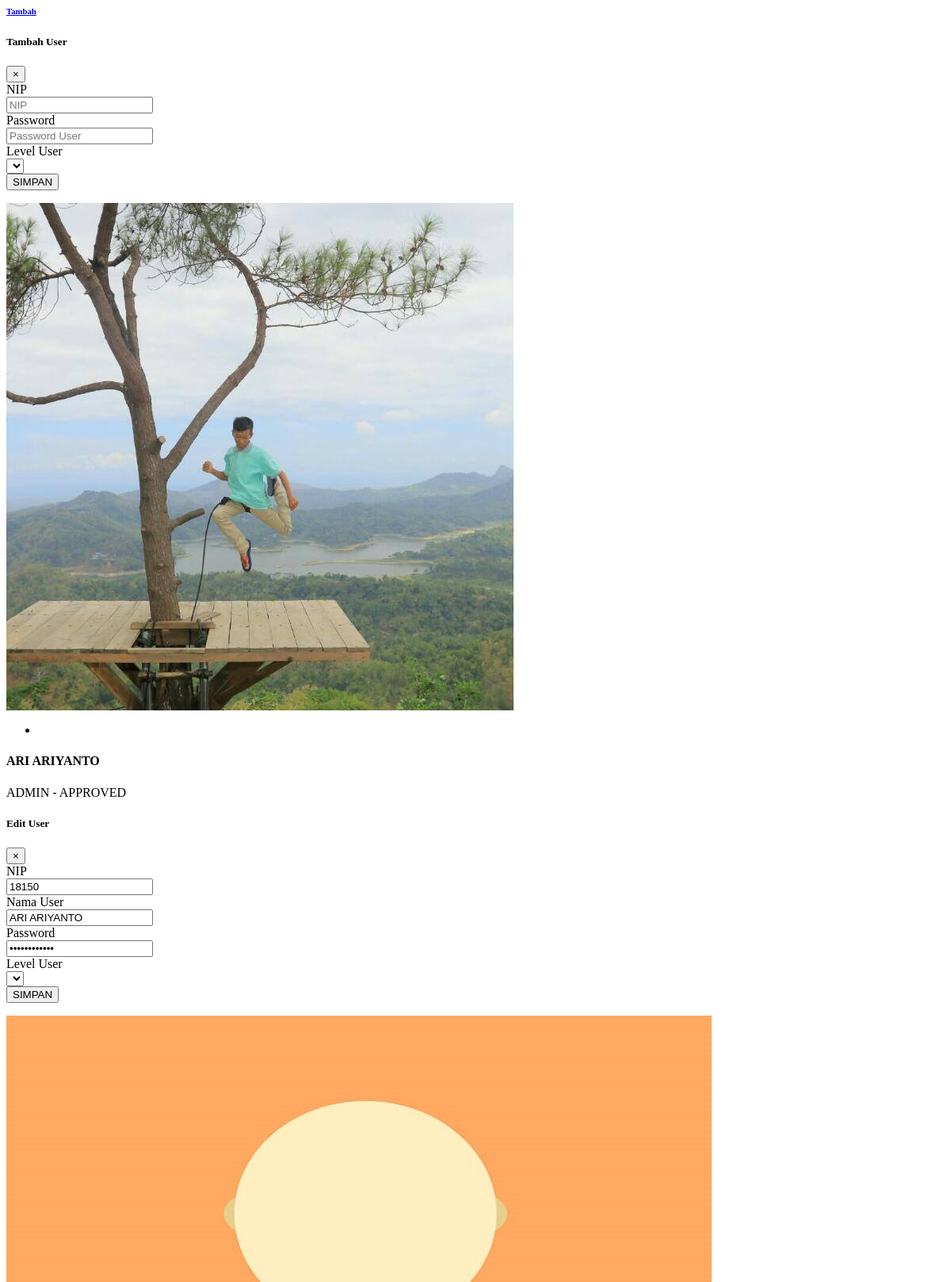
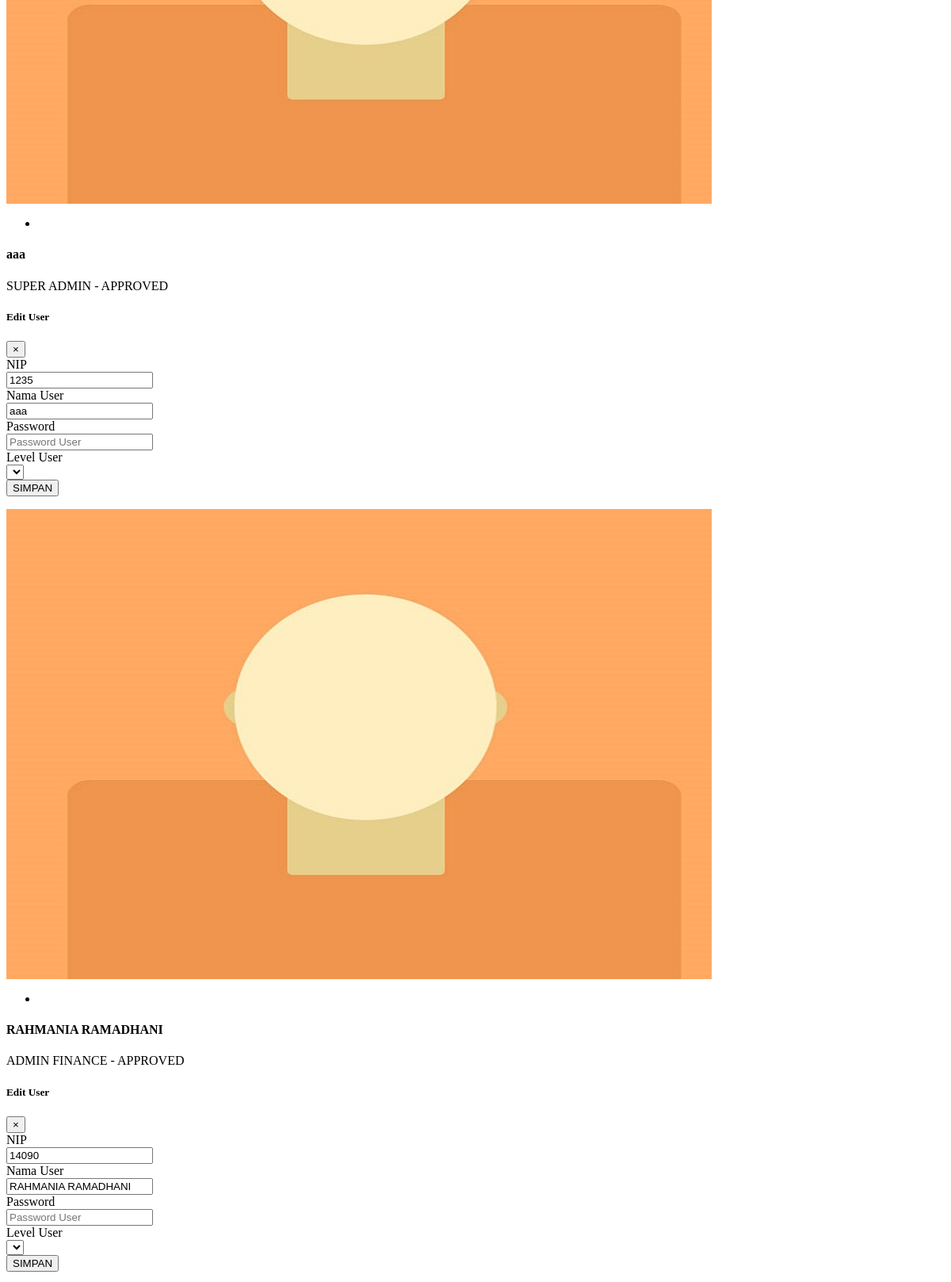
/user/user-list.php (upper part), run on the app's committed database (2 pictures, top to bottom).
### tables this page shows
CREATE TABLE `tbl_pegawai` (
  `nik` varchar(20) NOT NULL,
  `nama` text NOT NULL,
  `id_lahir` varchar(20) NOT NULL,
  `id_alamat` varchar(20) NOT NULL,
  `id_jabatan` varchar(20) NOT NULL,
  `id_telp` varchar(20) NOT NULL,
  `id_status` varchar(20) NOT NULL,
  `id_tabungan` varchar(20) NOT NULL,
  `id_dokumen` varchar(20) NOT NULL,
  `id_file` varchar(20) NOT NULL,
  `ket` enum('Non Aktif','Aktif') NOT NULL,
  `time_update` timestamp NOT NULL DEFAULT CURRENT_TIMESTAMP ON UPDATE CURRENT_TIMESTAMP
);

CREATE TABLE `tbl_file` (
  `id_file` varchar(20) NOT NULL,
  `foto` text NOT NULL,
  `ktp` text NOT NULL,
  `kk` text NOT NULL,
  `sim_a` text NOT NULL,
  `sim_c` text NOT NULL,
  `ijazah` text NOT NULL
);

CREATE TABLE `tbl_user_lr` (
  `id` int(11) NOT NULL,
  `nip` varchar(20) NOT NULL,
  `password` varchar(100) NOT NULL,
  `level_user` enum('SUPER ADMIN','ADMIN','USER','ADMIN TEKNIS','ADMIN FINANCE','ADMIN GUDANG') NOT NULL,
  `kode_approve` int(5) NOT NULL,
  `status` int(5) NOT NULL,
  `w_daftar` datetime NOT NULL,
  `w_login` datetime NOT NULL
);

### user/user-list.php (the view, shortened to what the rows shown need)
<link href="assets/libs/magnific-popup/dist/magnific-popup.css" rel="stylesheet">
<link href="assets/libs/toastr/build/toastr.min.css" rel="stylesheet">
<div class="container-fluid">
    <div class="row el-element-overlay">
        <?php
            $view = mysqli_query($connect, "SELECT * FROM tbl_pegawai, tbl_user_lr, tbl_file WHERE tbl_user_lr.nip = tbl_pegawai.nik AND tbl_pegawai.id_file = tbl_file.id_file");
            while ($row = mysqli_fetch_array($view)) {
        ?>
        <div class="col-lg-3 col-md-6">
            <div class="card">
                <div class="el-card-item">
                    <?php
                        if ($row['foto'] == NULL) { ?>
                            <div class="el-card-avatar el-overlay-1"> <img src="assets/images/users/1.jpg" alt="user" />
                                <div class="el-overlay">
                                    <ul class="list-style-none el-info">
                                        <li class="el-item"><a title="Lihat Foto" class="btn default btn-outline image-popup-vertical-fit el-link" href="assets/images/users/1.jpg"><i class="mdi mdi-magnify-plus"></i></a></li>
                                    </ul>
                                </div>
                            </div>
                            <div class="el-card-content">
                                <h4 class="m-b-0"><?php echo $row['nama'] ?></h4> <span class="text-muted"><?php echo $row['level_user'] ?> - <?php if ($row['kode_approve'] == 0) {
                                    echo "PENDING";
                                } elseif ($row['kode_approve'] == 1) {
                                    echo "APPROVED";
                                } elseif ($row['kode_approve'] == 2) {
                                    echo "REJECTED";
                                }
                                ?></span>
                            </div>
                            <div class="modal fade" id="myModal<?php echo $row['nip'];?>" tabindex="-1" role="modal" aria-labelledby="exampleModalLabel" aria-hidden="true ">
                                <div class="modal-dialog" role="document ">
                                    <div class="modal-content">
                                        <div class="modal-header">
                                            <h5 class="modal-title" id="exampleModalLabel">Edit User</h5>
                                            <button type="button" class="close" data-dismiss="modal" aria-label="Close">
                                                    <span aria-hidden="true ">&times;</span>
                                            </button>
                                        </div>
                                        <div class="modal-body">
                                            <form class="form-horizontal" action="config_config_cs/edit-list-user-con.php?level=<?php echo $level1; ?>" method="post">
                                                <div class="card-body">
                                                    <div class="form-group row">
                                                        <label for="fname" class="col-sm-3 text-right control-label col-form-label">NIP</label>
                                                        <div class="col-sm-9">
                                                            <input type="text" name="nip_edit" class="form-control" id="fname" placeholder="Kode Bank" value="<?php echo $row['nip']; ?>" required=""readonly/>
                                                        </div>
                                                    </div>
                                                    <div class="form-group row">
                                                        <label for="lname" class="col-sm-3 text-right control-label col-form-label">Nama User</label>
                                                        <div class="col-sm-9">
                                                            <input type="text" name="nama_user_edit" class="form-control" id="lname" placeholder="Nama User" value="<?php echo $row['nama']; ?>" readonly/>
                                                        </div>
                                                    </div>
                                                    <div class="form-group row">
                                                        <label for="lname" class="col-sm-3 text-right control-label col-form-label">Password</label>
                                                        <div class="col-sm-9">
                                                            <input type="password" name="password_user_edit" class="form-control" id="lname" placeholder="Password User" value="" required="" />
                                                        </div>
                                                    </div>
                                                    <div class="form-group row">
                                                        <label for="lname" class="col-sm-3 text-right control-label col-form-label">Level User</label>
                                                        <div class="col-sm-9">
                                                            <select name="level_edit" class="form-control">
                                                            </select>
                                                        </div>
                                                    </div>
                                                    <div class="border-top">
                                                        <div class="card-body">
                                                            <input type="submit" name="simpan_edit" class="btn btn-primary" value="SIMPAN">
                                                        </div>
                                                    </div>
                                                </div>
                                            </form>
                                        </div>
                                    </div>
                                </div>
                            </div>
                    <?php
                        } else { ?>
                            <div class="el-card-avatar el-overlay-1"> <img src="<?php echo $row['foto'] ?>" alt="user" />
                                <div class="el-overlay">
                                    <ul class="list-style-none el-info">
                                        <li class="el-item"><a title="Lihat Foto" class="btn default btn-outline image-popup-vertical-fit el-link" href="<?php echo $row['foto'] ?>"><i class="mdi mdi-magnify-plus"></i></a></li>
                                    </ul>
                                </div>
                            </div>
                            <div class="el-card-content">
                                <h4 class="m-b-0"><?php echo $row['nama'] ?></h4> <span class="text-muted"><?php echo $row['level_user'] ?> - <?php if ($row['kode_approve'] == 0) {
                                    echo "PENDING";
                                } elseif ($row['kode_approve'] == 1) {
                                    echo "APPROVED";
                                } elseif ($row['kode_approve'] == 2) {
                                    echo "REJECTED";
                                }
                                ?></span>
                            </div>
                            <div class="modal fade" id="myModalFoto<?php echo $row['nip'];?>" tabindex="-1" role="modal" aria-labelledby="exampleModalLabel" aria-hidden="true ">
                                <div class="modal-dialog" role="document ">
                                    <div class="modal-content">
                                        <div class="modal-header">
                                            <h5 class="modal-title" id="exampleModalLabel">Edit User</h5>
                                            <button type="button" class="close" data-dismiss="modal" aria-label="Close">
                                                    <span aria-hidden="true ">&times;</span>
                                            </button>
                                        </div>
                                        <div class="modal-body">
                                            <form class="form-horizontal" action="config_config_cs/edit-list-user-con.php?level=<?php echo $level1; ?>" method="post">
                                                <div class="card-body">
                                                    <div class="form-group row">
                                                        <label for="fname" class="col-sm-3 text-right control-label col-form-label">NIP</label>
                                                        <div class="col-sm-9">
                                                            <input type="text" name="nip_edit" class="form-control" id="fname" placeholder="Kode Bank" value="<?php echo $row['nip']; ?>" required=""readonly/>
                                                        </div>
                                                    </div>
                                                    <div class="form-group row">
                                                        <label for="lname" class="col-sm-3 text-right control-label col-form-label">Nama User</label>
                                                        <div class="col-sm-9">
                                                            <input type="text" name="nama_user_edit" class="form-control" id="lname" placeholder="Nama User" value="<?php echo $row['nama']; ?>" readonly/>
                                                        </div>
                                                    </div>
                                                    <div class="form-group row">
                                                        <label for="lname" class="col-sm-3 text-right control-label col-form-label">Password</label>
                                                        <div class="col-sm-9">
                                                            <input type="password" name="password_user_edit" class="form-control" id="lname" placeholder="Nama User" value="<?php echo $row['nama']; ?>"/>
                                                        </div>
                                                    </div>
                                                    <div class="form-group row">
                                                        <label for="lname" class="col-sm-3 text-right control-label col-form-label">Level User</label>
                                                        <div class="col-sm-9">
                                                            <select name="level_edit" class="form-control">
                                                            </select>
                                                        </div>
                                                    </div>
                                                    <div class="border-top">
                                                        <div class="card-body">
                                                            <input type="submit" name="simpan_edit" class="btn btn-primary" value="SIMPAN">
                                                        </div>
                                                    </div>
                                                </div>
                                            </form>
                                        </div>
                                    </div>
                                </div>
                            </div>
                    <?php
                        }
                    ?>
                </div>
            </div>
        </div>
        <?php
            }
        ?>
    </div>
</div>

### data on the page
tbl_pegawai: tbl_file.foto (picture), nama "ARI ARIYANTO", tbl_user_lr.level_user "ADMIN", shows "APPROVED", nip_edit "18150", nama_user_edit "ARI ARIYANTO"
tbl_pegawai: nama "aaa", tbl_user_lr.level_user "SUPER ADMIN", shows "APPROVED", nip_edit "1235", nama_user_edit "aaa"
tbl_pegawai: nama "RAHMANIA RAMADHANI", tbl_user_lr.level_user "ADMIN FINANCE", shows "APPROVED", nip_edit "14090", nama_user_edit "RAHMANIA RAMADHANI"
